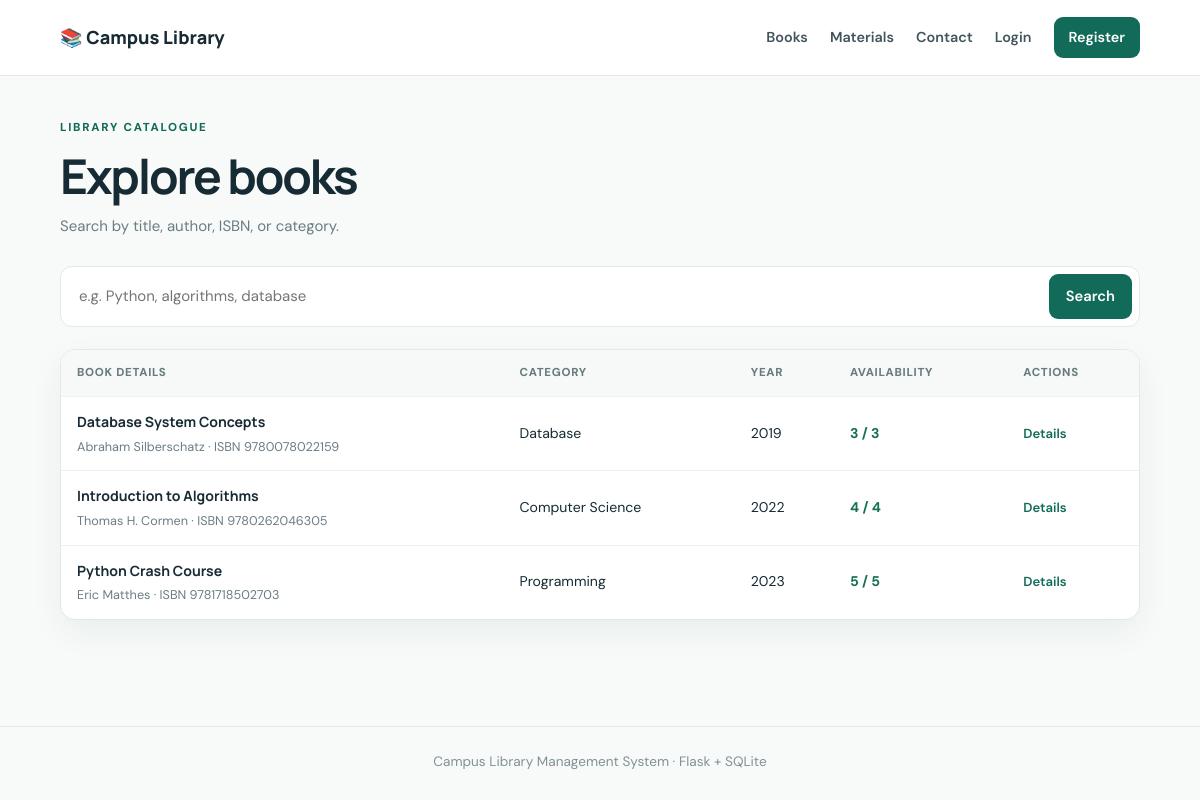
/books, run on the app's committed database.
### tables this page shows
CREATE TABLE books (
            id INTEGER PRIMARY KEY AUTOINCREMENT,
            title TEXT NOT NULL,
            author TEXT NOT NULL,
            isbn TEXT DEFAULT '',
            category TEXT DEFAULT '',
            publisher TEXT DEFAULT '',
            year INTEGER,
            total_copies INTEGER NOT NULL DEFAULT 1,
            available_copies INTEGER NOT NULL DEFAULT 1,
            description TEXT DEFAULT ''
        );

### app.py (the view)
@app.route("/books")
def books():
    q = request.args.get("q", "").strip()
    with get_db() as db:
        if q:
            rows = db.execute("""SELECT * FROM books WHERE title LIKE ? OR author LIKE ? OR isbn LIKE ? OR category LIKE ?
                                 ORDER BY title""", tuple([f"%{q}%"]*4)).fetchall()
        else:
            rows = db.execute("SELECT * FROM books ORDER BY title").fetchall()
    return render_template("books.html", books=rows, q=q)

### app.py (called while the page is built)
def get_db():
    conn = sqlite3.connect(DB_PATH)
    conn.row_factory = sqlite3.Row
    conn.execute("PRAGMA foreign_keys = ON")
    return conn

def current_user():
    if "user_id" not in session:
        return None
    with get_db() as db:
        return db.execute("SELECT id,name,email,role,phone,department FROM users WHERE id=?", (session["user_id"],)).fetchone()

@app.context_processor
def inject_user():
    return {"logged_user": current_user(), "today": date.today().isoformat()}

### templates/books.html (shortened to what this page needs)
{% extends "base.html" %}{% block title %}Book Catalogue{% endblock %}
{% block content %}<div class="page-head"><div><p class="eyebrow">LIBRARY CATALOGUE</p><h1>Explore books</h1><p class="muted">Search by title, author, ISBN, or category.</p></div></div>
<form class="searchbar catalog-search"><input name="q" value="{{ q }}" placeholder="e.g. Python, algorithms, database"><button>Search</button>{% if q %}<a class="clear-link" href="{{ url_for('books') }}">Clear</a>{% endif %}</form>
<div class="table-wrap panel"><table><thead><tr><th>Book details</th><th>Category</th><th>Year</th><th>Availability</th><th>Actions</th></tr></thead><tbody>{% for b in books %}<tr><td><strong>{{ b.title }}</strong><small class="table-sub">{{ b.author }}{% if b.isbn %} · ISBN {{ b.isbn }}{% endif %}</small></td><td>{{ b.category or 'General' }}</td><td>{{ b.year or '—' }}</td><td><span class="{{ 'available' if b.available_copies > 0 else 'unavailable' }}">{{ b.available_copies }} / {{ b.total_copies }}</span></td><td class="actions"><a href="{{ url_for('book_detail', book_id=b.id) }}">Details</a>{% if logged_user and logged_user.role == 'admin' %}<a href="{{ url_for('edit_book', book_id=b.id) }}">Edit</a><form method="post" action="{{ url_for('delete_book', book_id=b.id) }}" onsubmit="return confirm('Delete this book?')"><button class="link-button danger-text">Delete</button></form>{% endif %}</td></tr>{% else %}<tr><td colspan="5" class="empty">No matching books found.</td></tr>{% endfor %}</tbody></table></div>{% endblock %}

### static/style.css (style rules this page uses)
:root { --ink:#172b35;--muted:#6b7c85;--line:#e2e9e8;--paper:#f7faf8;--white:#fff;--green:#126b58;--green2:#dff4e9;--mint:#eaf5ef;--orange:#f2b66d;--red:#b64242;--shadow:0 12px 32px rgba(24,54,53,.06) }
* { box-sizing:border-box }
body { margin:0;background:var(--paper);color:var(--ink);font-family:'DM Sans',sans-serif;font-size:15px;line-height:1.55 }
h1,h2,h3,strong,.brand { font-family:Manrope,sans-serif }
h1 { font-size:clamp(2rem,4vw,3.15rem);line-height:1.12;letter-spacing:-.045em;margin:.2rem 0 .8rem }
p { margin:.5rem 0 1rem }
a { color:var(--green);text-decoration:none;font-weight:600 }
.eyebrow { font-size:.72rem;letter-spacing:.15em;font-weight:800;color:var(--green);margin:0 0 12px }
.searchbar { display:flex;gap:8px;background:white;padding:7px;border:1px solid var(--line);border-radius:12px;max-width:650px;margin-top:25px }
.searchbar input { border:0;outline:0;flex:1;min-width:0;padding:11px;background:transparent;font:inherit }
.searchbar button,button,.button { border:0;background:var(--green);color:#fff;border-radius:9px;padding:11px 17px;font:600 .92rem 'DM Sans',sans-serif;cursor:pointer;display:inline-flex;align-items:center;justify-content:center;gap:7px }
.section-heading,.page-head,.panel-head { display:flex;justify-content:space-between;align-items:center;gap:18px }
.book-card,.panel,.stat,.quick-card,.material-card { background:white;border:1px solid var(--line);border-radius:15px;box-shadow:var(--shadow) }
.available { color:#16714f;font-weight:700 }
.page-head { margin:8px 0 27px }
.page-head .muted { margin:0 }
.muted { color:var(--muted) }
.panel { padding:22px;margin:22px 0 }
.table-wrap { overflow-x:auto }
.table-wrap.panel { padding:0 }
.table-wrap table { width:100%;border-collapse:collapse;text-align:left;font-size:.88rem }
.table-wrap th { background:#f6f9f7;color:#697b7e;font-size:.72rem;text-transform:uppercase;letter-spacing:.06em;font-weight:800 }
.table-wrap th,.table-wrap td { padding:14px 16px;border-bottom:1px solid #edf0ef;vertical-align:middle }
.table-wrap tr:last-child td { border-bottom:0 }
.table-sub { display:block;font-size:.79rem;color:var(--muted);margin-top:3px }
.catalog-search { max-width:100%;margin:0 0 20px }
.actions { white-space:nowrap;display:table-cell }
.actions a,.actions form { display:inline-block;margin-right:10px;font-size:.82rem }

### data on the page
books: title "Database System Concepts", author "Abraham Silberschatz", isbn "9780078022159", category "Database", year "2019", available_copies "3", total_copies "3"
books: title "Introduction to Algorithms", author "Thomas H. Cormen", isbn "9780262046305", category "Computer Science", year "2022", available_copies "4", total_copies "4"
books: title "Python Crash Course", author "Eric Matthes", isbn "9781718502703", category "Programming", year "2023", available_copies "5", total_copies "5"
